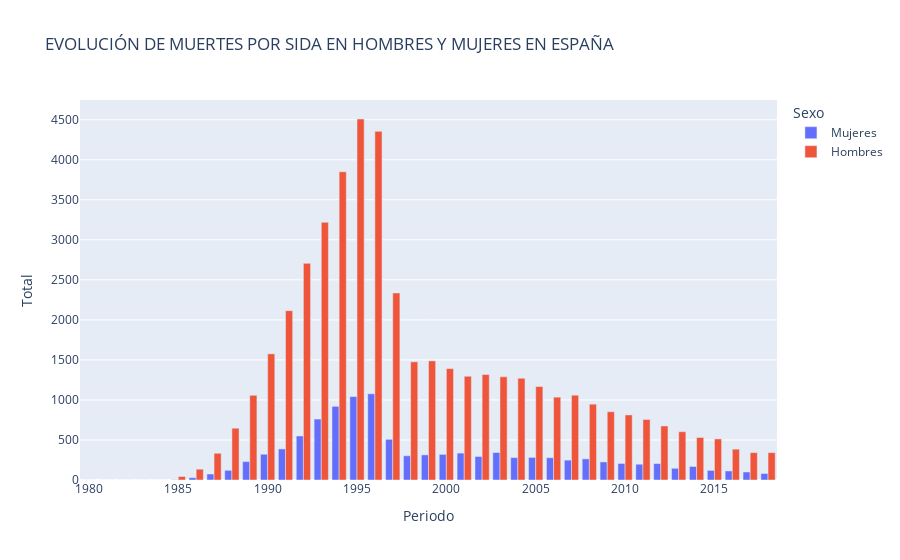

The notebook cell this image was saved under:
### Markdown cell above
# EVOLUCIÓN DE MUERTES POR SIDA EN HOMBRES Y MUJERES

### Code cell
px.bar(muertes_sida_HM,  x='Periodo',
                y='Total', 
                 color="Sexo", barmode="group", 
                   title = "EVOLUCIÓN DE MUERTES POR SIDA EN HOMBRES Y MUJERES EN ESPAÑA")

### Figure 1 — Plotly figure (JSON) as saved in the notebook; plotly's stock layout.template omitted (floating-point values rounded to 4 significant figures)
{"data": [{"alignmentgroup": "True", "hovertemplate": "Sexo=Mujeres<br>Periodo=%{x}<br>Total=%{y}<extra></extra>", "legendgroup": "Mujeres", "marker": {"color": "#636efa", "pattern": {"shape": ""}}, "name": "Mujeres", "offsetgroup": "Mujeres", "orientation": "v", "showlegend": true, "textposition": "auto", "type": "bar", "x": [1980, 1981, 1982, 1983, 1984, 1985, 1986, 1987, 1988, 1989, 1990, 1991, 1992, 1993, 1994, 1995, 1996, 1997, 1998, 1999, 2000, 2001, 2002, 2003, 2004, 2005, 2006, 2007, 2008, 2009, 2010, 2011, 2012, 2013, 2014, 2015, 2016, 2017, 2018], "xaxis": "x", "y": [0, 0, 0, 0, 0, 3, 29, 75, 121, 230, 322, 388, 550, 761, 920, 1042, 1077, 508, 303, 314, 320, 336, 294, 343, 280, 282, 278, 248, 264, 226, 207, 197, 205, 146, 169, 120, 113, 100, 81], "yaxis": "y"}, {"alignmentgroup": "True", "hovertemplate": "Sexo=Hombres<br>Periodo=%{x}<br>Total=%{y}<extra></extra>", "legendgroup": "Hombres", "marker": {"color": "#EF553B", "pattern": {"shape": ""}}, "name": "Hombres", "offsetgroup": "Hombres", "orientation": "v", "showlegend": true, "textposition": "auto", "type": "bar", "x": [1980, 1981, 1982, 1983, 1984, 1985, 1986, 1987, 1988, 1989, 1990, 1991, 1992, 1993, 1994, 1995, 1996, 1997, 1998, 1999, 2000, 2001, 2002, 2003, 2004, 2005, 2006, 2007, 2008, 2009, 2010, 2011, 2012, 2013, 2014, 2015, 2016, 2017, 2018], "xaxis": "x", "y": [0, 0, 0, 0, 0, 44, 135, 334, 647, 1058, 1576, 2115, 2706, 3219, 3850, 4509, 4355, 2336, 1476, 1488, 1391, 1296, 1317, 1289, 1271, 1168, 1035, 1059, 947, 853, 813, 756, 675, 603, 531, 513, 385, 342, 342], "yaxis": "y"}], "layout": {"barmode": "group", "legend": {"title": {"text": "Sexo"}, "tracegroupgap": 0}, "title": {"text": "EVOLUCIÓN DE MUERTES POR SIDA EN HOMBRES Y MUJERES EN ESPAÑA"}, "xaxis": {"anchor": "y", "domain": [0, 1], "title": {"text": "Periodo"}}, "yaxis": {"anchor": "x", "domain": [0, 1], "title": {"text": "Total"}}}}
